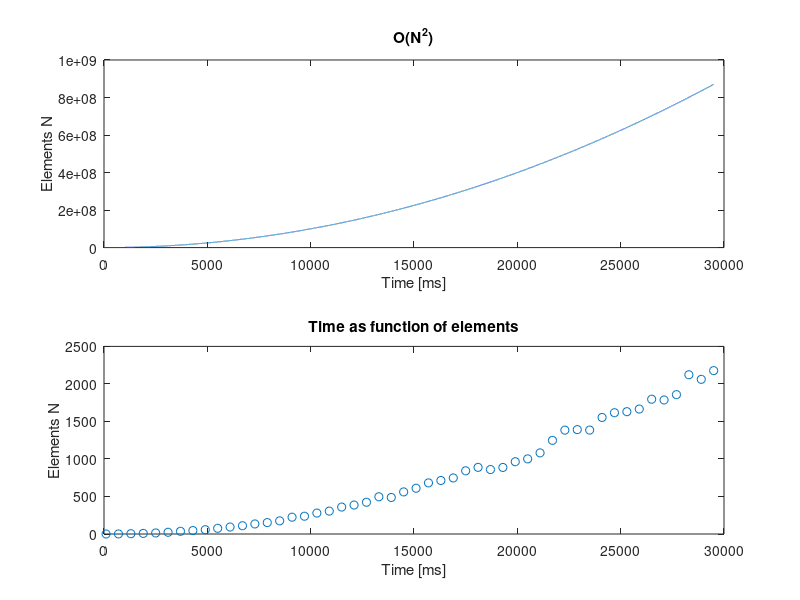
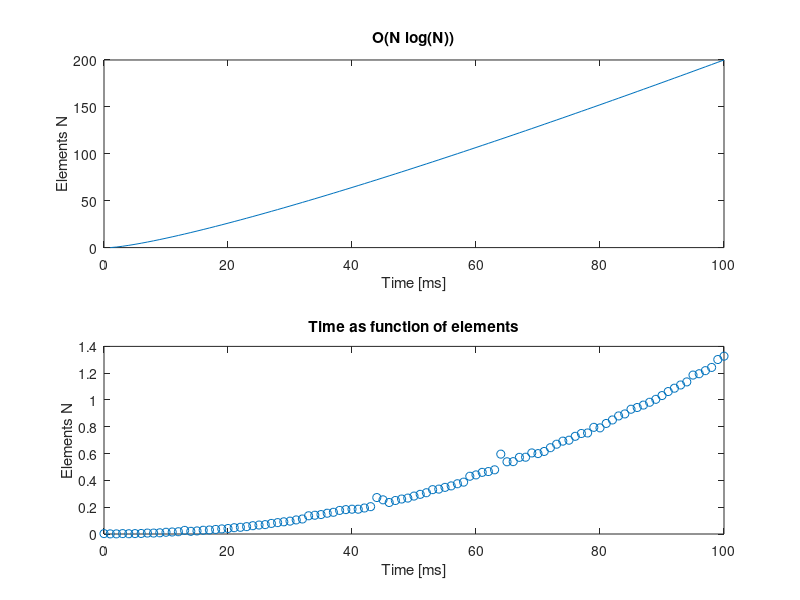

These charts were generated, in order, by the following MATLAB code:
%% ADA port4 
% Load plot
clear;
clc;
%% A)
load A.txt;
x = A(:,2);
y = A(:,1);
n = (1:y(length(y)));
yy=power(n,2);
figure(1)
subplot(2,1,1)
plot(n,yy)   %plot 1
xlabel('Time [ms]');
ylabel('Elements N');
title('O(N^2)');
subplot(2,1,2)
plot(y,x,'o');
xlabel('Time [ms]');
ylabel('Elements N');
title('Time as function of elements');
saveas(gca,'report/graphics/test1', 'epsc')

% B)
load B.txt;
x1 = B(:,2);
y1 = B(:,1);
n1 = (1:y1(length(y1)));
yy1=times(n1,log10(n1));
figure(2)
subplot(2,1,1)
plot(n1,yy1)
xlabel('Time [ms]');
ylabel('Elements N');
title('O(N log(N))');
subplot(2,1,2)
plot(y1,x1,'o');
xlabel('Time [ms]');
ylabel('Elements N');
title('Time as function of elements');
saveas(gca,'report/graphics/test2', 'epsc')